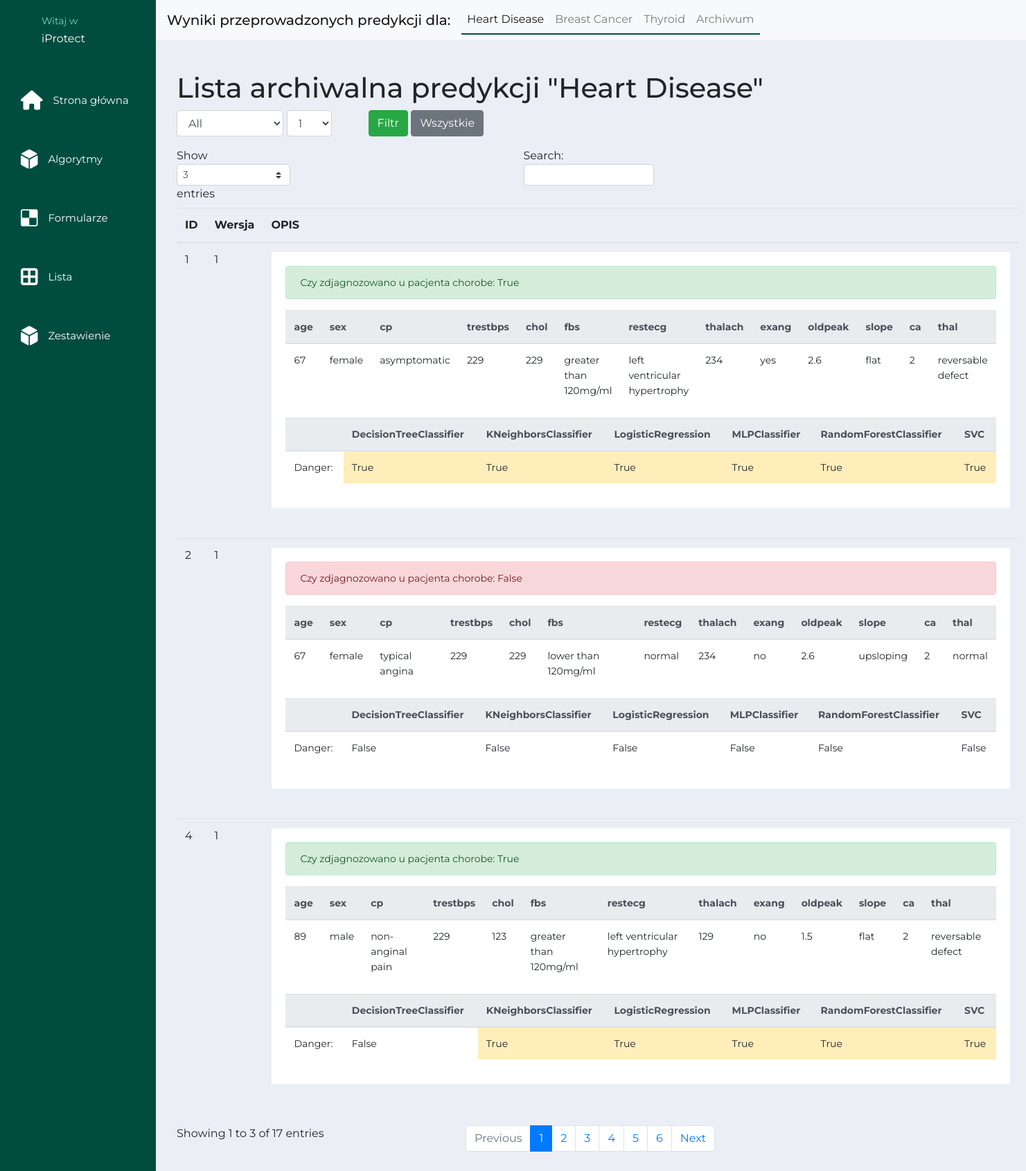
The page /table/atrchivesheartDisease on the database its author committed.
### app/models/patient.py (models this page shows)
class Patient(db.Model):
    id = db.Column(db.Integer, primary_key=True)
    age = db.Column(db.Integer)
    sex = db.Column(db.String(10))
    cp = db.Column(db.String(30))
    trestbps = db.Column(db.Integer)
    chol = db.Column(db.Integer)
    fbs = db.Column(db.String(30))
    restecg = db.Column(db.String(30))
    thalach = db.Column(db.Integer)
    exang = db.Column(db.String(5))
    oldpeak = db.Column(db.Float)
    slope = db.Column(db.String(30))
    ca = db.Column(db.Integer)
    thal = db.Column(db.String(30))
    access = db.Column(db.Boolean)
    correct_prediction = db.Column(db.Boolean)
    patient_algoritmML_id = db.relationship('Algoritm_Patient', backref='patient', lazy=True)

class Algoritm(db.Model):
    id = db.Column(db.Integer, primary_key=True)
    model=db.Column(db.String(30))
    test_score=db.Column(db.Float)
    precision=db.Column(db.Float)
    recall=db.Column(db.Float)
    f1=db.Column(db.Float)
    auc=db.Column(db.Float)
    cost_of_loss=db.Column(db.Integer)
    type = db.Column(db.String(30))
    access = db.Column(db.Boolean)
    version = db.Column(db.Integer)
    algoritmHeard_patient_id = db.relationship('Algoritm_Patient', backref='algoritmHeard', lazy=True)
    algoritmBreastCancer_patient_id = db.relationship('Algoritm_PatientBreastCancer', backref='algoritmBreastCancer', lazy=True)
    algoritmThyroid_patient_id = db.relationship('Algoritm_PatientThyroid', backref='algoritmThyroid', lazy=True)

class Algoritm_Patient(db.Model):
    id = db.Column(db.Integer, primary_key=True)
    patient_id = db.Column(db.Integer, db.ForeignKey('patient.id'))
    algorytmML_id = db.Column(db.Integer, db.ForeignKey('algoritm.id'))
    prediction = db.Column(db.Boolean)

### app/controller/patientController.py (the view, shortened to what this page needs)
@patientController.route('/table/atrchivesheartDisease', methods=['GET','POST'])
def atrchives_table():
    try:
        distinctValue = db.session.query(Algoritm.version).filter_by(type='heartdicease',access=False).join(Algoritm_Patient).filter_by(algorytmML_id = Algoritm.id).distinct()
        list_version = [nrVersion[0] for nrVersion in distinctValue]
        list_version.append('all')
        if request.method == 'GET':
            patient_list = Patient.query.filter_by(access=False).all()
            return render_template('patient_list/atrchivestable.html', patient_list = patient_list,listVersion = list_version)
    except Exception as e:
        print(f'{e}')
        return render_template('error.html')

### app/templates/patient_list/atrchivestable.html (shortened to what this page needs)
{% extends "layout.html" %}
{% block body %}
{% include 'patient_list/navbar_list.html' %}
<div class="container_custom">
  <h1 class="ui center aligned header">Lista archiwalna predykcji "Heart Disease"</h1>
  <form action="/table/atrchivesheartDisease" method="POST">
      <div class="form-row">
          <div class="col-md-2 mb-3">
              <select class="form-control" name="filtr">
              <option value='all'>All </option>
              </select>
          </div>
          <div>
            <select class="form-control" name="version">
                {% for nrVersion in listVersion %}
                <option value='{{nrVersion}}'> {{nrVersion}} </option>
                {% endfor %}
                </select>
          </div>
          <div class="col mb-3 ">
              <button class="btn btn-success ml-5" type="filtr">Filtr</button>
              <a href="/table/atrchivesheartDisease" role="button" class="btn btn-secondary popover-test" title="Popover title">Wszystkie</a>
          </div>
      </div>
  </form>
  <table id="patients_list" class="table">
    <thead>
      <tr>
        <th>ID</th>
        <th>Wersja</th>
        <th>OPIS</th>
      </tr>
    </thead>
    <tbody>
    {% for patient in patient_list %}
      <tr>
        <td>{{patient.id}}</td>
        <td>{{patient.patient_algoritmML_id[0].algoritmHeard.version}}</td>
        <td>
        <div class="item">
            {% if patient.correct_prediction %}
              <div class="alert alert-success" role="alert">
                Czy zdjagnozowano u pacjenta chorobe: {{patient.correct_prediction}}
              </div>
            {% elif patient.correct_prediction == None %}
              <div class="alert alert-light" role="alert">
                Jeszcze nie ustalono czy pacjent jest chory!
              </div>
            {% elif not patient.correct_prediction %}
              <div class="alert alert-danger" role="alert">
                Czy zdjagnozowano u pacjenta chorobe: {{patient.correct_prediction}}
              </div>
            {% else %}
              <div class="alert alert-light" role="alert">
                Jeszcze nie ustalono czy pacjent jest chory!
              </div>
            {% endif %}
            <table class="table">
                <thead class="thead-light">
                  <tr>
                    <th scope="col">age</th>
                    <th scope="col">sex</th>
                    <th scope="col">cp</th>
                    <th scope="col">trestbps</th>
                    <th scope="col">chol</th>
                    <th scope="col">fbs</th>
                    <th scope="col">restecg</th>
                    <th scope="col">thalach</th>
                    <th scope="col">exang</th>
                    <th scope="col">oldpeak</th>
                    <th scope="col">slope</th>
                    <th scope="col">ca</th>
                    <th scope="col">thal</th>
                  </tr>
                </thead>
                <tbody>
                  <tr>
                    <td>{{patient.age}}</td>
                    <td>{{patient.sex}}</td>
                    <td>{{patient.cp}}</td>
                    <td>{{patient.trestbps}}</td>
                    <td>{{patient.chol}}</td>
                    <td>{{patient.fbs}}</td>
                    <td>{{patient.restecg}}</td>
                    <td>{{patient.thalach}}</td>
                    <td>{{patient.exang}}</td>
                    <td>{{patient.oldpeak}}</td>
                    <td>{{patient.slope}}</td>
                    <td>{{patient.ca}}</td>
                    <td>{{patient.thal}}</td>
                  </tr>
                </tbody>
              </table>
            <table class="table">
                <thead class="thead-light">
                  <tr>
                    <th scope="col"></th>
                    {% for algoritm in patient.patient_algoritmML_id %}
                    <th scope="col">{{algoritm.algoritmHeard.model}}</th>
                    {% endfor %}
                  </tr>
                </thead>
                <tbody>
                  <tr>
                    <td>Danger: </td>
                    {% for algoritm in patient.patient_algoritmML_id %}
                      {% if not algoritm.prediction %}
                      <td>{{ algoritm.prediction }}</td>
                      {% else %}
                      <td class="table-warning">{{algoritm.prediction}}</td>
                      {% endif %}
                    {% endfor %}
                  </tr>
                </tbody>
              </table>
          </div>
        </td>
      </tr>
    {% endfor %}
    </tbody>
  </table>
</div>
{% endblock %}

### app/static/styles.css (style rules this page uses)
* { margin: 0; padding: 0; list-style: none; box-sizing: border-box; text-decoration: none; font-family: 'Montserrat', sans-serif; }
.main_container .container_custom_fluid .item { background: #fff; border: 1px solid #E0F2F1; margin-bottom: 30px; padding: 20px; font-size: 14px; line-height: 22px; }
.main_container .container_custom { margin-top: 15px; width: calc(100% - 225px); padding: 30px; }

### app/static/stylebox.css (style rules this page uses)
body { background: #eee; }
a { text-decoration:none; color: #004D40; border-bottom:2px solid #004D40; }
body { background-color: #ebeff5; }

### rows shown on the page
Patient: id "1", version "1", correct_prediction "True", age "67", sex "female", cp "asymptomatic", trestbps "229", chol "229", fbs "greater than 120mg/ml", restecg "left ventricular hypertrophy", thalach "234", exang "yes", oldpeak "2.6", slope "flat", ca "2", thal "reversable defect"
Algoritm_Patient: algoritmHeard.model "DecisionTreeClassifier", prediction "True"
Algoritm_Patient: algoritmHeard.model "KNeighborsClassifier", prediction "True"
Algoritm_Patient: algoritmHeard.model "LogisticRegression", prediction "True"
Algoritm_Patient: algoritmHeard.model "MLPClassifier", prediction "True"
Algoritm_Patient: algoritmHeard.model "RandomForestClassifier", prediction "True"
Algoritm_Patient: algoritmHeard.model "SVC", prediction "True"
Patient: id "2", version "1", correct_prediction "False", age "67", sex "female", cp "typical angina", trestbps "229", chol "229", fbs "lower than 120mg/ml", restecg "normal", thalach "234", exang "no", oldpeak "2.6", slope "upsloping", ca "2", thal "normal"
Algoritm_Patient: algoritmHeard.model "DecisionTreeClassifier", prediction "False"
Algoritm_Patient: algoritmHeard.model "KNeighborsClassifier", prediction "False"
Algoritm_Patient: algoritmHeard.model "LogisticRegression", prediction "False"
Algoritm_Patient: algoritmHeard.model "MLPClassifier", prediction "False"
Algoritm_Patient: algoritmHeard.model "RandomForestClassifier", prediction "False"
Algoritm_Patient: algoritmHeard.model "SVC", prediction "False"
Patient: id "4", version "1", correct_prediction "True", age "89", sex "male", cp "non-anginal pain", trestbps "229", chol "123", fbs "greater than 120mg/ml", restecg "left ventricular hypertrophy", thalach "129", exang "no", oldpeak "1.5", slope "flat", ca "2", thal "reversable defect"
Algoritm_Patient: algoritmHeard.model "DecisionTreeClassifier", prediction "False"
Algoritm_Patient: algoritmHeard.model "KNeighborsClassifier", prediction "True"
Algoritm_Patient: algoritmHeard.model "LogisticRegression", prediction "True"
Algoritm_Patient: algoritmHeard.model "MLPClassifier", prediction "True"
Algoritm_Patient: algoritmHeard.model "RandomForestClassifier", prediction "True"
Algoritm_Patient: algoritmHeard.model "SVC", prediction "True"

### other values the page prints
form field version "1"
